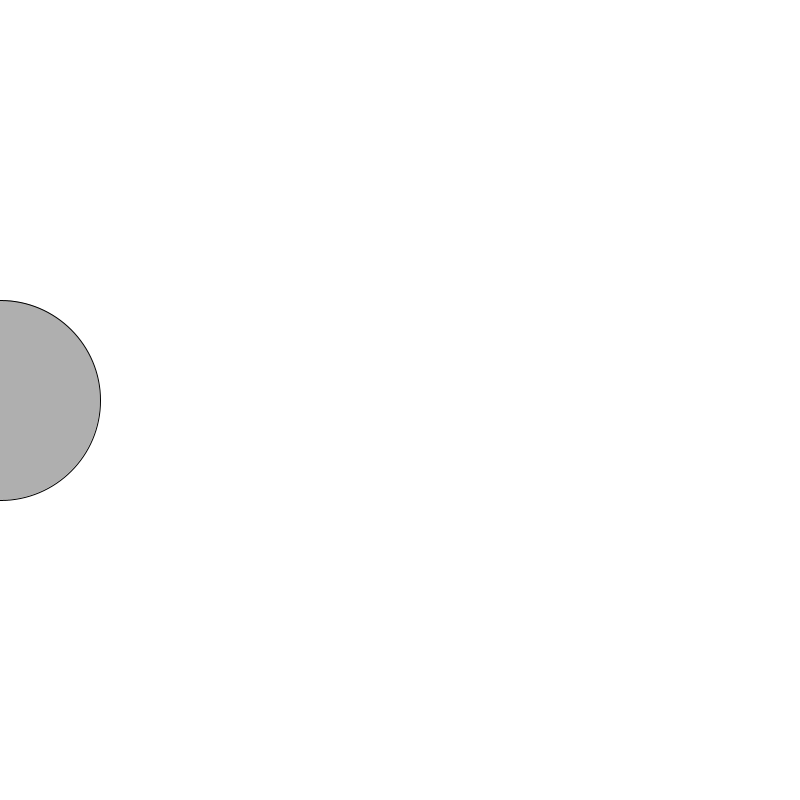
Frame 1 (no input)
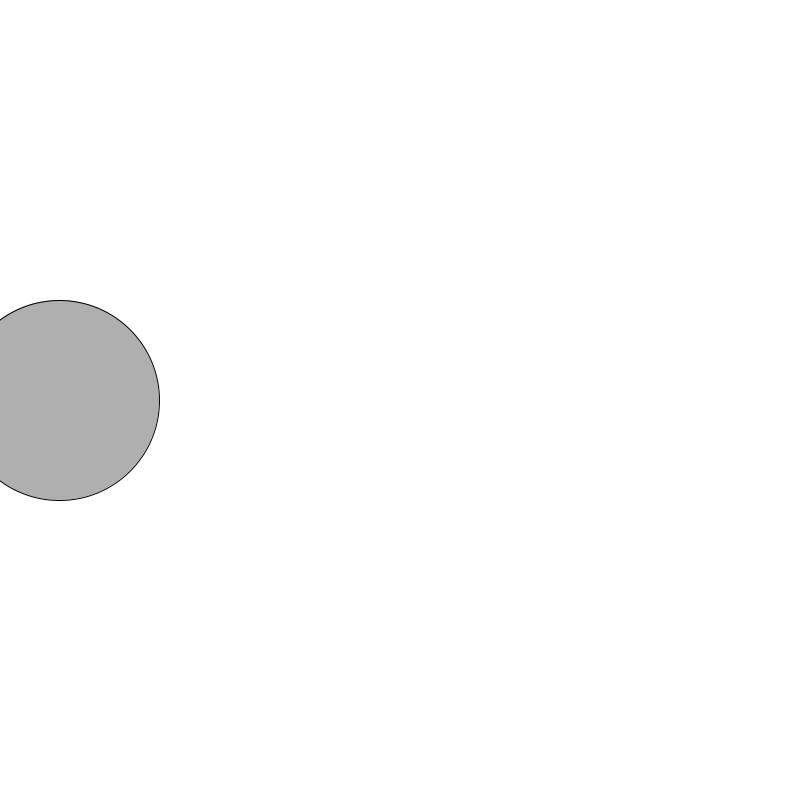
Frame 60 (the mouse pressed at the canvas centre just before this capture)
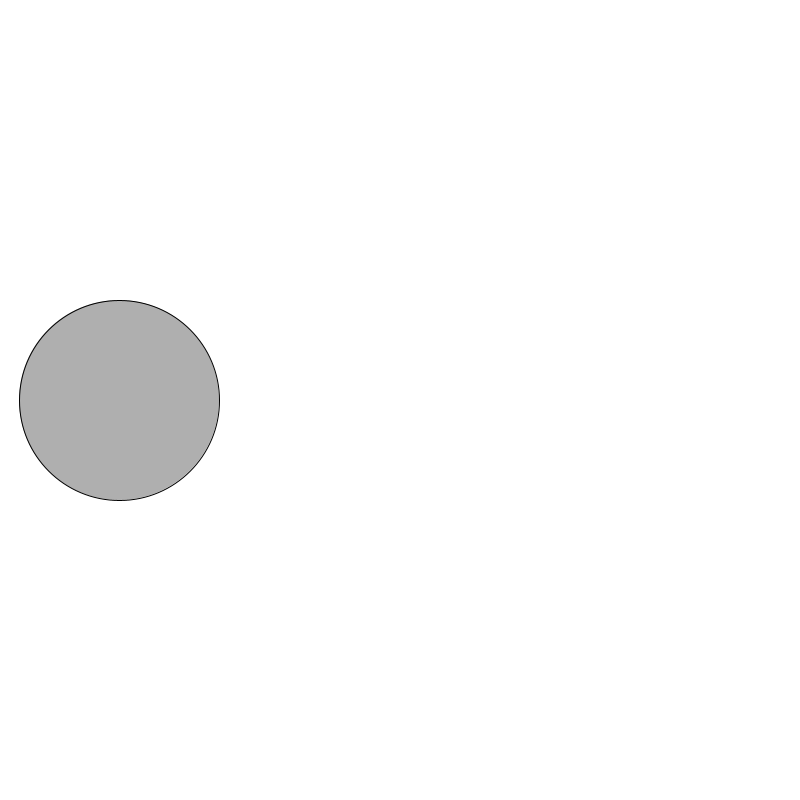
Frame 120 (the mouse held since frame 60 and released just before this capture)

The Processing sketch that drew these frames (run headless with seeded random() and noise(); from frame 60 on, the mouse is pressed at the canvas centre):

// Processing sketch: sketch_221226e
// ── sketch_221226e.pde
int circleX = 0;
int circleY = 400;

void setup(){
size(800, 800);
}

void draw(){
background(255);
stroke(0);
fill(175);
ellipse(circleX, circleY, 200, 200);
circleX = circleX + 1;
}
